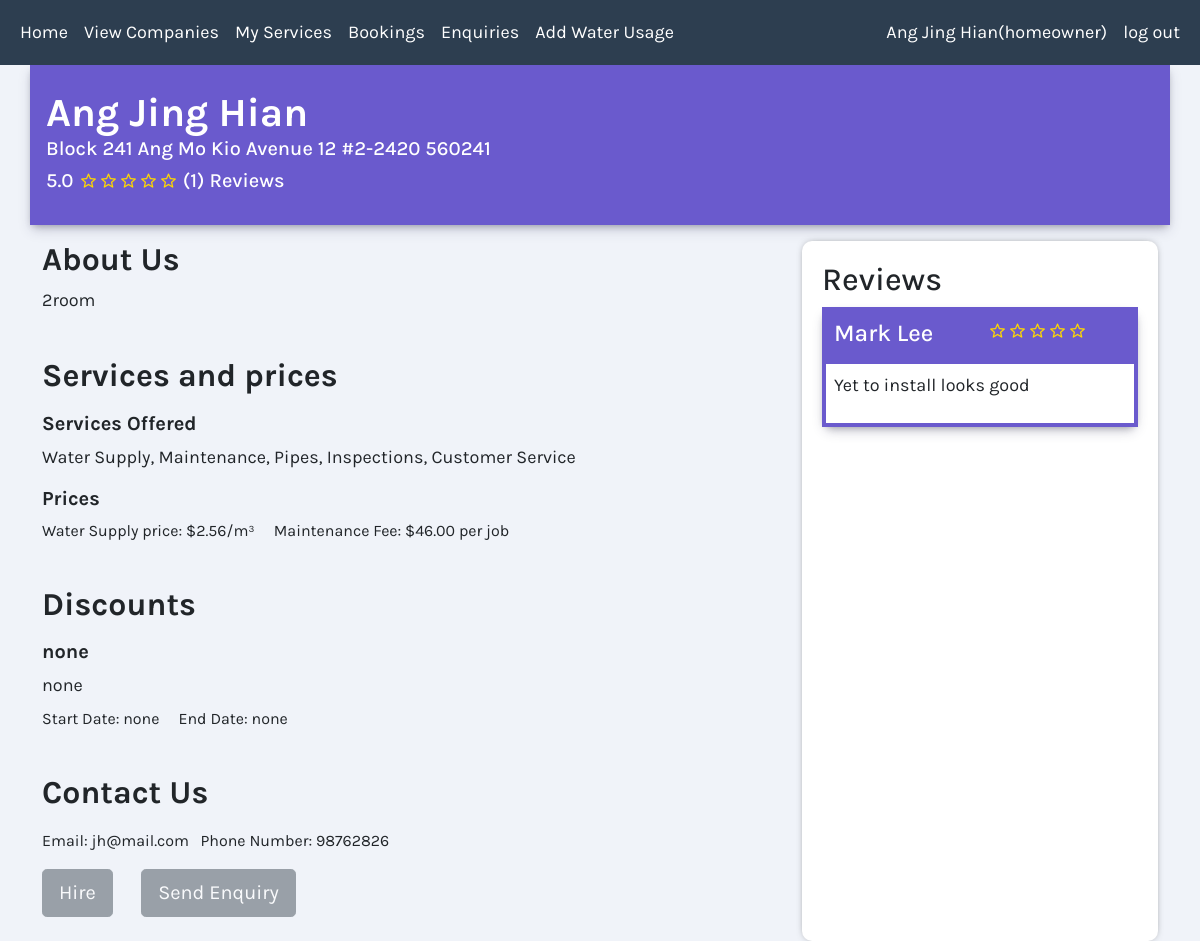
The app's page /companyDetailsComp.php (signed in) with its own data.
### tables this page shows
CREATE TABLE `Company_Services` (
  `cs_ID` int(11) NOT NULL,
  `service_ID` int(11) NOT NULL,
  `company_ID` int(11) NOT NULL,
  `price` double(11,2) DEFAULT NULL
);

CREATE TABLE `Ratings` (
  `rating_ID` int(11) NOT NULL,
  `company_ID` int(10) DEFAULT NULL,
  `homeowner_ID` int(10) NOT NULL,
  `score` decimal(5,1) NOT NULL,
  `review` varchar(500) NOT NULL
);

CREATE TABLE `Homeowners` (
  `homeowner_ID` int(11) NOT NULL,
  `username` varchar(50) NOT NULL,
  `password` varchar(255) NOT NULL,
  `name` varchar(50) NOT NULL,
  `email` varchar(50) NOT NULL,
  `phone` int(11) NOT NULL,
  `address` varchar(255) NOT NULL,
  `postal_code` int(11) NOT NULL,
  `home_type` varchar(30) NOT NULL,
  `user_type` varchar(20) NOT NULL,
  `suspended` tinyint(1) NOT NULL DEFAULT 0,
  `verified` tinyint(1) NOT NULL DEFAULT 0
);

### companyDetailsComp.php (the view, shortened to what this page needs)
<!DOCTYPE html>
<?php
 include_once('conn.php');
 include_once('navbar.php');
 include_once('cssLinks.php');
 $CID = $_SESSION['ID'];
 try
 {
  $query = "SELECT price FROM Company_Services as cs
            JOIN Services as serv
            ON cs.service_ID = serv.service_ID
            WHERE company_ID =$CID AND service_name ='Water Supply'";
  $result =  mysqli_query($conn, $query);
    if ($result->num_rows > 0) {
        while($row = $result->fetch_assoc()) {
          $water_price = $row["price"];
        }
    }
    else{
      $water_price = "none";
    }
    $query = "SELECT price FROM Company_Services as cs
              JOIN Services as serv
              ON cs.service_ID = serv.service_ID
              WHERE company_ID =$CID AND service_name ='Maintenance'";
    $result =  mysqli_query($conn, $query);
      if ($result->num_rows > 0) {
          while($row = $result->fetch_assoc()) {
            $maintenance_price = $row["price"];
          }
      }
      else{
        $maintenance_price = "none";
      }
    $query = "SELECT * FROM Discounts
              WHERE company_ID =$CID";
    $result =  mysqli_query($conn, $query);
      if ($result->num_rows > 0) {
          while($row = $result->fetch_assoc()) {
            $discount_name = $row["discount_name"];
            $discount_start_date= $row["discount_start_date"];
            $discount_end_date= $row["discount_end_date"];
            $discount_description= $row["discount_description"];
            $discount_modifier= $row["discount_modifier"];
          }
      }
      else{
        $discount_name = "none";
        $discount_start_date= "none";
        $discount_end_date= "none";
        $discount_description= "none";
      }
      $query = "SELECT GROUP_CONCAT(serv.service_name SEPARATOR ', ') as service_grouped
                FROM Company AS comp
                JOIN Company_Services AS cs
                ON comp.company_ID = cs.company_ID
                JOIN Services As serv
                ON cs.service_ID = serv.service_ID
                WHERE comp.company_ID = $CID";
      $result =  mysqli_query($conn, $query);
        if ($result->num_rows > 0) {
            while($row = $result->fetch_assoc()) {
              $service_grouped = $row["service_grouped"];
            }
        }
  }
  catch (mysqli_sql_exception $e)
  {
    echo "<p>Error " . mysqli_errno($conn). ": " . mysqli_error($conn);
  }
 ?>
<html lang="en">
<head>
</head>
<body>
<?php
  try {
    $getNumberOfReviews = mysqli_query($conn, "SELECT count(*) from Ratings where company_ID = $CID");
    $numberOfReviews = $getNumberOfReviews->fetch_array()[0] ?? '';
  } catch (mysqli_sql_exception $e) {
    echo "<p>Error " . mysqli_errno($conn). ": " . mysqli_error($conn);
  }
  try {
    $getAverageRating = mysqli_query($conn, "SELECT avg(score) from Ratings where company_ID = $CID");
    $averageRating = $getAverageRating->fetch_array()[0] ?? '';
  } catch (mysqli_sql_exception $e) {
    echo "<p>Error " . mysqli_errno($conn). ": " . mysqli_error($conn);
  }
  $stars = $averageRating;
    if ($stars > 0 && $stars < 1)  {
      $stars = '<div class="float-start font-20 material-symbols-rounded mt-01 gold">star_half</div>
                <div class="float-start font-20 material-symbols-rounded mt-01 gold">grade</div>
                <div class="float-start font-20 material-symbols-rounded mt-01 gold">grade</div>
                <div class="float-start font-20 material-symbols-rounded mt-01 gold">grade</div>
                <div class="float-start font-20 material-symbols-rounded mt-01 gold">grade</div>';
  }else if ($stars == 5) {
      $stars = '<div class="float-start font-20 material-symbols-rounded mt-01 gold">star</div>
                <div class="float-start font-20 material-symbols-rounded mt-01 gold">star</div>
                <div class="float-start font-20 material-symbols-rounded mt-01 gold">star</div>
                <div class="float-start font-20 material-symbols-rounded mt-01 gold">star</div>
                <div class="float-start font-20 material-symbols-rounded mt-01 gold">star</div>';
  }
?>
    <div class ="container SlateBlue boxshadow ps-3 p-4">
    <div class="row">
      <div class="col text-white ">
        <h1 class ="fw-bold mb-0"><?php echo $_SESSION['name'];?></h1>
        <h5 class =""><?php echo $_SESSION['address'] ." ". $_SESSION['postal_code'];?> </h5 >
        <h5 class="float-start"><?php echo number_format(floatval($averageRating), 1); ?>&nbsp;</h5>
        <div class="float-start">&nbsp;<?php echo $stars; ?></div>
        <h5 class="float-start"><?php echo  "(" . $numberOfReviews . ")"." "."Reviews";?> </h5>
      </div>
    </div>
    </div>
    <div class ="container">
        <div class="row">
          <div class="col-md-8 ">
            <div class="aboutUs mt-3">
                <h2 class ="fw-bold">About Us</h2>
                <p><?php echo $_SESSION['home_type'];?>
                </p>
            </div>
            <br>
            <div class="serviceNPrice">
                <h2 class ="fw-bold mb-3">Services and prices</h2>
                <h3 style="font-size:20px;font-weight:bold;">Services Offered</h3>
                <p><?php echo $service_grouped;?></p>
                <h3 style="font-size:20px;font-weight:bold;">Prices</h3>
            <pre><?php if($water_price != "none"){echo "Water Supply price: $". $water_price . "/m³     ";} if($maintenance_price != "none"){echo "Maintenance Fee: $". $maintenance_price . " per job     ";}?></pre>
            </div>
            <br>
            <div class="packages">
              <h2 class ="fw-bold mb-3">Discounts</h2>
              <h3 style="font-size:20px;font-weight:bold;"><?php echo $discount_name;?></h3>
              <p class="mb-2"><?php echo $discount_description;?></p>
              <pre>Start Date: <?php echo $discount_start_date ;?>     End Date: <?php echo $discount_end_date ;?></pre>
            </div>
            <br>
            <div class="contactUs">
              <h2 class ="fw-bold mb-3">Contact Us</h2>
              <pre>Email: <?php echo $_SESSION['email'];?>   Phone Number: <?php echo $_SESSION['phone'] ;?></pre>
                <form action="#" method="post">
                <button type='submit' class='btn btn-lg btn-secondary text-white me-4' name="goTo" value='Hire' disabled>Hire</button>
                <button type='submit' class='btn btn-lg btn-secondary text-white' name="goTo" value='Send Enquiry' disabled>Send Enquiry</button>
              </form>
            </div>
        </div>
    <?php
      try {
        $reviews = "SELECT Homeowners.name, Ratings.score, Ratings.review from Ratings join Homeowners on Ratings.homeowner_ID = Homeowners.homeowner_ID where Ratings.company_ID = $CID";
        $result = mysqli_query($conn, $reviews);
    ?>
    <div class="col-md-4 ">
        <div class="review boxshadow mt-3">
          <tr><th><h2>Reviews</h2></th><tr>
          <?php
            if (mysqli_num_rows($result) < 1) {
              echo "<br><br>No reviews has been given to this company.<br><br>";
            } else {
              while (($Row = mysqli_fetch_assoc($result)) != FALSE) {
                $stars = $Row['score'];
                if ($stars == 1) {
                  $stars = '<div class="float-start font-20 material-symbols-rounded mt-01 gold">star</div>
                            <div class="float-start font-20 material-symbols-rounded mt-01 gold">grade</div>
                            <div class="float-start font-20 material-symbols-rounded mt-01 gold">grade</div>
                            <div class="float-start font-20 material-symbols-rounded mt-01 gold">grade</div>
                            <div class="float-start font-20 material-symbols-rounded mt-01 gold">grade</div>';
                } else if ($stars == 5) {
                  $stars = '<div class="float-start font-20 material-symbols-rounded mt-01 gold">star</div>
                            <div class="float-start font-20 material-symbols-rounded mt-01 gold">star</div>
                            <div class="float-start font-20 material-symbols-rounded mt-01 gold">star</div>
                            <div class="float-start font-20 material-symbols-rounded mt-01 gold">star</div>
                            <div class="float-start font-20 material-symbols-rounded mt-01 gold">star</div>';
                }
                ?>
                <table class='table table-borderless boxshadow innerReviewTable'>
                        <tr class='table-padding text-white'>
                                <td >
                                    <h4><?php echo $Row['name']?></h4>
                                </td>
                                <td >
                                    <h4><?php echo $stars;?></h4>
                                </td>
                            </tr>
                            <tbody class='innerReviewTable'>
                                <td colspan="2"><p class="reviewdetail"><?php echo $Row['review'];?>
                                </p></td>
                            </tbody>
                </tr>
                  <?php }} ?>
            <?php } catch (mysqli_sql_exception $e) {
            echo "<p>Error " . mysqli_errno($conn). ": " . mysqli_error($conn);}?>
        </div>
    </div>
    </div>
    </div>
    </body>
    </html>

### css/main.css (style rules this page uses)
body { font-family: 'Karla', sans-serif !important; background-color:#F0F3F9 !important; font-size: 18px; }
pre { font-family: 'Karla', sans-serif !important; font-size: 16px !important; }
.font-20 { font-size: 20px !important; }
.gold { color: gold !important; }
.boxshadow { box-shadow: rgba(50, 50, 93, 0.25) 0px 6px 12px -2px, rgba(0, 0, 0, 0.3) 0px 3px 7px -3px; }
.mt-01 { margin-top: 1px !important; }
.material-symbols-rounded { font-variation-settings: 'FILL' 0, 'wght' 400, 'GRAD' 0, 'opsz' 48 }
.SlateBlue { background-color: SlateBlue; }
.table-padding { line-height:50px; background-color:SlateBlue; }
.innerReviewTable { border: 4px solid SlateBlue; margin-bottom: 20px; width: 100%; border-radius: 10px; }
.review { height:700px; overflow: auto; border-radius:10px; shape-outside: content-box; padding: 20px; background-color: white; box-shadow: 0px 0px 8px -4px rgba(0,0,0,0.75); }

### records on screen
company_services: price "2.56"
company_services: price "46.00"
ratings: homeowner_ID.name "Mark Lee", score 5 (drawn), review "Yet to install looks good"

### other values on screen
$_SESSION["name"] "Ang Jing Hian"
$_SESSION["user_type"] "homeowner"
$_SESSION['name'] "Ang Jing Hian"
$_SESSION['address'] "Block 241 Ang Mo Kio Avenue 12 #2-2420"
$_SESSION['postal_code'] "560241"
$averageRating "5.0"
$numberOfReviews "1"
$_SESSION['home_type'] "2room"
$service_grouped "Water Supply, Maintenance, Pipes, Inspections, Customer Service"
$discount_name "none"
$discount_description "none"
$discount_start_date "none"
$discount_end_date "none"
$_SESSION['email'] "jh@mail.com"
$_SESSION['phone'] "98762826"
